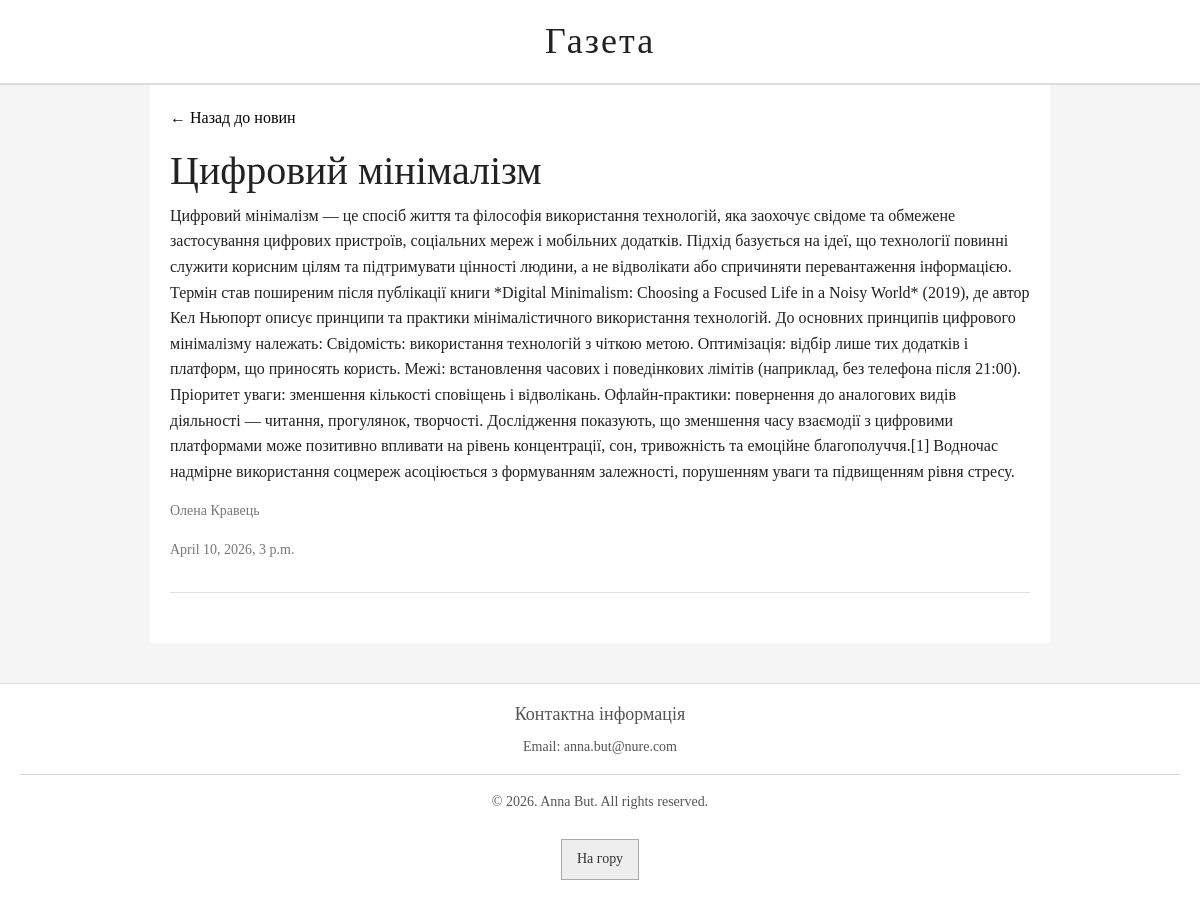
The app's page /5/ with its own data.
### news/models.py (models this page shows, shortened)
class Article(models.Model):
    title = models.CharField('Назва', max_length=250)
    text = models.TextField('Текст статті')
    date = models.DateTimeField('Дата публікації')
    author = models.TextField('Автор статті', default="Admin")

### news/views.py (the view)
# urls.py: path('<int:id>/', views.article_detail, name='article_detail'),
def article_detail(request, id):
    article = get_object_or_404(Article, id=id)
    return render(request, 'news/article.html', {'article': article})

### news/templates/news/article.html (shortened to what this page needs)
{% extends 'news/layout.html' %}
{% block content %}
    <p class="back-link"><a href="{% url 'article_list' %}">← Назад до новин</a></p>
    <article class="item">
        <h1>{{ article.title }}</h1>
        <p>{{ article.text }}</p>
        <div class="article-meta">
            <p class="author">{{ article.author }}</p>
            <p class="date">{{ article.date }}</p>
        </div>
    </article>
{% endblock %}

### news/static/news/css/main.css (style rules this page uses)
body { font-family: "Times New Roman", Georgia, serif; background-color: #f5f5f5; color: #222; margin: 0; padding: 0; line-height: 1.6; }
.item { margin-bottom: 30px; padding-bottom: 15px; border-bottom: 1px solid #e0e0e0; }
.author, .date { font-size: 14px; color: #777; }
.back-link a { text-decoration: none; color: black; }

### records on screen
Article: title "Цифровий мінімалізм", text "Цифровий мінімалізм — це спосіб життя та філософія використання технологій, яка заохочує свідоме та обмежене застосування цифрових пристроїв, соціальних мереж і мобільних додатків. Підхід базується на ідеї, що технології повинні служити корисним цілям та підтримувати цінності людини, а не відволікати або спричиняти перевантаження інформацією. Термін став поширеним після публікації книги *Digital Minimalism: Choosing a Focused Life in a Noisy World* (2019), де автор Кел Ньюпорт описує принципи та практики мінімалістичного використання технологій. До основних принципів цифрового мінімалізму належать: Свідомість: використання технологій з чіткою метою. Оптимізація: відбір лише тих додатків і…", author "Олена Кравець", date "April 10, 2026, 3 p.m."
